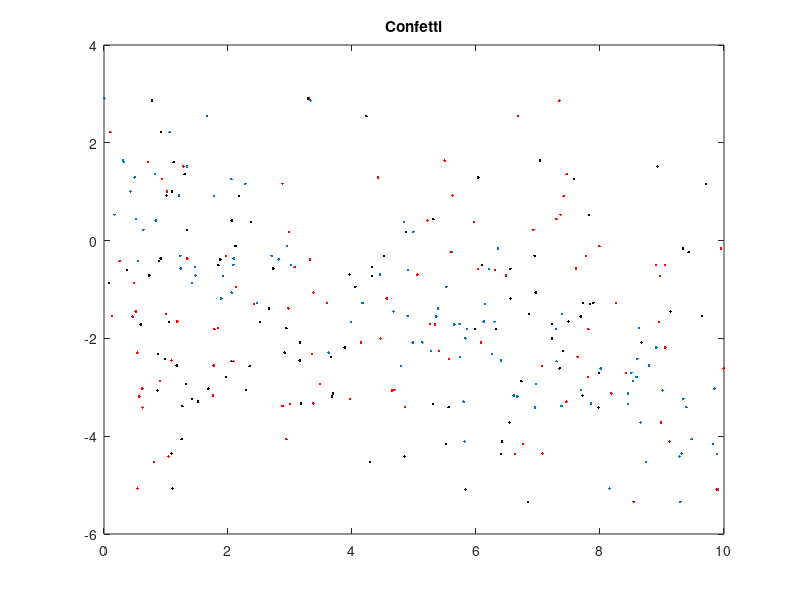

The MATLAB source for this figure:

phi = load('hw2x.dat');
y = load('hw2y.dat');

figure(1)
plot(phi(:,1), y, '.');
hold on;
plot(phi(:,2), y, '.r');
plot(phi(:,3), y, '.k');
title('Confetti')
hold off

% Partition the data randomly
idxs = randperm(size(phi, 1));
idx_training = idxs(1:89);
idx_test = idxs(90:99);

phi_training = phi(idx_training, :);
y_training = y(idx_training);
phi_test = phi(idx_test, :);
y_test = y(idx_test);

lambdas = 0:0.3:10;
lambdas = lambdas .^ 2;
w = zeros(length(lambdas), size(phi,2));
for lambda = lambdas
  idx = lambda == lambdas;
  % Train the model
  w(idx, :) =(phi_training' * phi_training ...
                + (lambda * ones(size(phi_training, 2)))) ...
                \ (phi_training' * y_training);
  h_phi_training(:, idx) = phi_training * w(idx, :)';
  j_h_training(idx) = (sum((h_phi_training(:, idx) - y_training).^2) ...
                            / (2*size(phi_training,1))).^0.5;
  % Now compare to the test
  h_phi_test(:, idx) = phi_test * w(idx, :)';
  j_h_test(idx) = (sum((h_phi_test(:, idx) - y_test).^2) ...
                            / (2*size(phi_test,1))).^0.5;                          
end

% Now plot
figure(2); % RMS train / test vs lambda
figure(3); % Weights as a function of lambda

